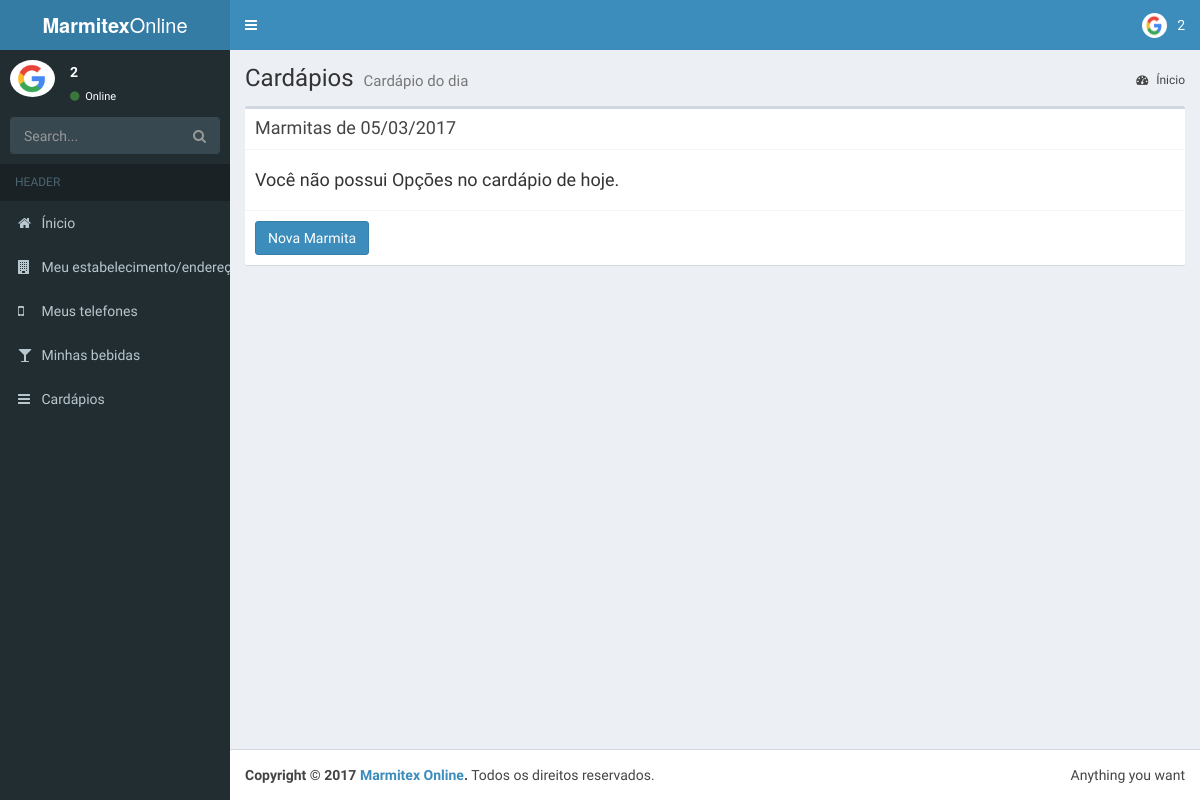
Page /sys/menus.php (signed in) on the earlier database version.
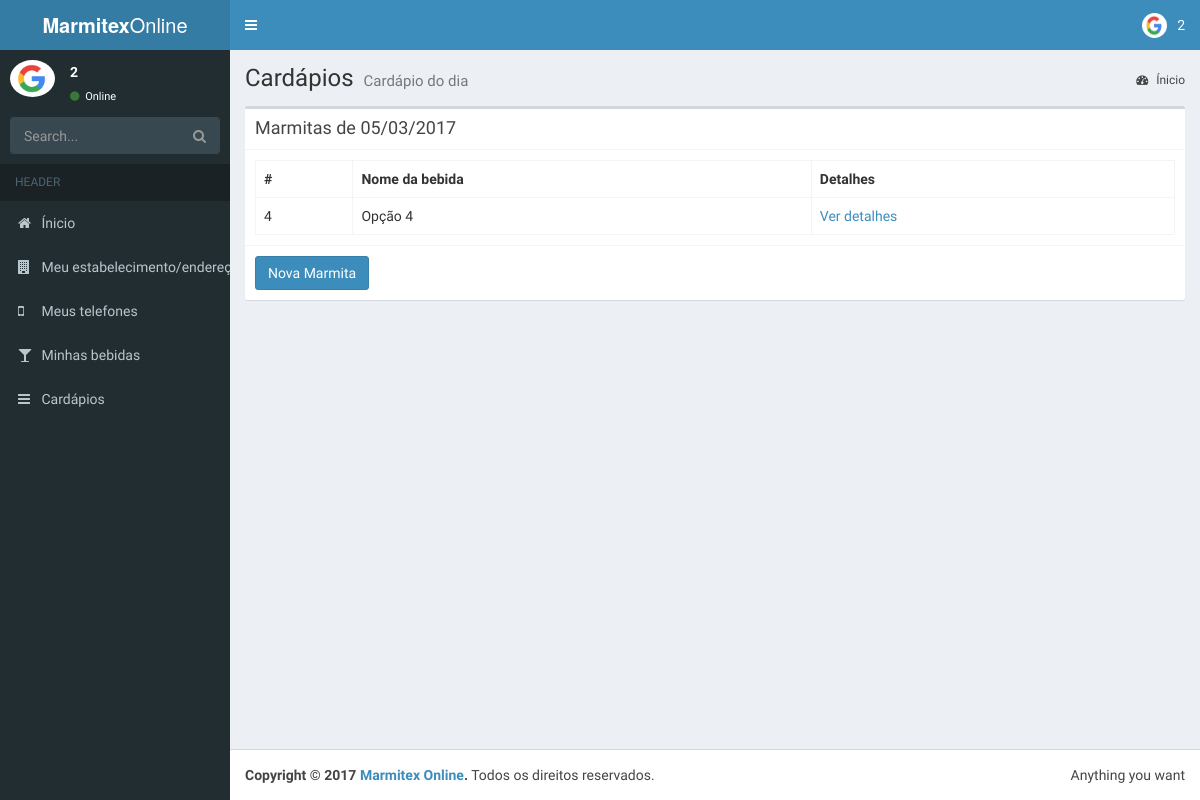
Same page on the later database version.
### tables this page shows
CREATE TABLE `user_f` (
  `id` int(11) NOT NULL,
  `id_user` int(11) NOT NULL,
  `user_cpf` varchar(100) NOT NULL,
  `user_name` varchar(100) NOT NULL,
  `logo_address` varchar(100) NOT NULL,
  `start_hour` varchar(45) NOT NULL,
  `finish_hour` varchar(45) NOT NULL,
  `make_delivery` tinyint(1) NOT NULL,
  `cep` varchar(45) NOT NULL,
  `city` varchar(100) NOT NULL,
  `uf` varchar(10) NOT NULL,
  `street` varchar(100) NOT NULL,
  `number` int(11) NOT NULL,
  `nboor` varchar(100) NOT NULL,
  `complement` varchar(100) NOT NULL
);

CREATE TABLE `pots` (
  `id` int(11) NOT NULL,
  `id_user` int(11) NOT NULL,
  `delivery_time` varchar(45) NOT NULL,
  `mini_size` varchar(45) NOT NULL,
  `normal_size` varchar(45) NOT NULL,
  `big_size` varchar(45) NOT NULL,
  `entry_date` date NOT NULL
);

### sys/menus.php (the view, shortened to what this page needs)
<!DOCTYPE html>
<html>
<head>
  <link rel="stylesheet" href="../components_sys/bootstrap/css/bootstrap.min.css">
  <link rel="stylesheet" href="https://cdnjs.cloudflare.com/ajax/libs/font-awesome/4.5.0/css/font-awesome.min.css">
  <link rel="stylesheet" href="https://cdnjs.cloudflare.com/ajax/libs/ionicons/2.0.1/css/ionicons.min.css">
  <link rel="stylesheet" href="../components_sys/dist/css/AdminLTE.min.css">
  <link rel="stylesheet" href="../components_sys/dist/css/skins/skin-blue.min.css">
</head>
<body class="hold-transition skin-blue sidebar-mini">
  <?php require("layout/layout.php"); ?>
<div class="wrapper">
  <?php
  topmenu();
  aside();
  ?>
  <div class="content-wrapper">
    <section class="content-header">
      <h1>
        Cardápios
        <small>Cardápio do dia</small>
      </h1>
      <ol class="breadcrumb">
        <li><a href="#"><i class="fa fa-dashboard"></i> Ínicio</a></li>
      </ol>
    </section>
    <section class="content">
      <div class="box">
              <div class="box-header with-border">
                <h3 class="box-title">Marmitas de <?php echo date('d/m/Y');?></h3>
              </div>
              <div class="box-body">
                <?php
                require("../connection/bd_connection.php");
                $SQL = "SELECT * FROM pots WHERE id_user = '".$_SESSION['id_user']."' AND entry_date=CURDATE()";
                $result = mysqli_query($con, $SQL) or die(mysqli_error($con));
                if(mysqli_num_rows($result) > 0){
                  ?>
                  <table class="table table-bordered">
                      <tbody><tr>
                        <th>#</th>
                        <th>Nome da bebida</th>
                        <th>Detalhes</th>
                      </tr>
                      <?php
                      while($row = mysqli_fetch_assoc($result)){
                        echo "
                            <tr>
                              <td>".$row['id']."</td>
                              <td> Opção ".$row['id']."</td>
                              <td>
                              <a href='edit_menu.php?i=".$row['id']."' class='edit_link' id='".$row['id']."'> Ver detalhes </a>
                              </td>
                            </tr>";
                      }
                       ?>
                    </tbody></table>
                  <?php
                }else{
                  echo "<h4> Você não possui Opçōes no cardápio de hoje. </h4>";
                }
                ?>
              </div>
              <div class="box-footer">
                <a href="new_pot.php" class='btn btn-primary'> Nova Marmita </a>
              </div>
            </div>
    </section>
  </div>
  <?php
  rodape();
   ?>
</div>
</body>
</html>

### sys/layout/layout.php (shortened to what this page needs)
<?php
function getImage(){
  require("../connection/bd_connection.php");
  if($_SESSION['user_type'] == 2){
    $profile_icon_null = "images/profile_icon_null.png";
    $SQL = "SELECT logo_address FROM user_f WHERE id_user = '".$_SESSION['id_user']."'";
    $result = mysqli_query($con, $SQL) or die(mysqli_error($con));
    $row = mysqli_fetch_assoc($result);
    if($row['logo_address'] != ""){
      return $row['logo_address'];
    }else{
      return $profile_icon_null;
    }
  }
}
function topmenu(){
  ?>
  <header class="main-header">
    <a href="../sys/" class="logo">
      <span class="logo-lg"><b>Marmitex</b>Online</span>
    </a>
    <nav class="navbar navbar-static-top" role="navigation">
      <a href="#" class="sidebar-toggle" data-toggle="offcanvas" role="button">
      </a>
      <div class="navbar-custom-menu">
        <ul class="nav navbar-nav">
          <li class="dropdown user user-menu">
            <a href="#" class="dropdown-toggle" data-toggle="dropdown">
              <img src="<?php echo getImage() ?>" class="user-image" alt="User Image">
              <span class="hidden-xs"><?php echo $_SESSION['name']; ?></span>
            </a>
          </li>
        </ul>
      </div>
    </nav>
  </header>
  <?php
}
  function aside(){
    ?>
    <aside class="main-sidebar">
      <section class="sidebar">
        <div class="user-panel">
          <div class="pull-left image">
            <img src="<?php echo getImage() ?>" class="img-circle" alt="User Image">
          </div>
          <div class="pull-left info">
            <p><?php echo $_SESSION['name']; ?></p>
            <a href="#"><i class="fa fa-circle text-success"></i> Online</a>
          </div>
        </div>
        <form action="#" method="get" class="sidebar-form">
          <div class="input-group">
            <input type="text" name="q" class="form-control" placeholder="Search...">
                <span class="input-group-btn">
                  <button type="submit" name="search" id="search-btn" class="btn btn-flat"><i class="fa fa-search"></i>
                  </button>
                </span>
          </div>
        </form>
        <ul class="sidebar-menu">
          <li class="header">HEADER</li>
          <li><a href="../sys/"><i class="fa fa-home"></i> <span>Ínicio</span></a></li>
          <li><a href="company.php"><i class="fa fa-building"></i> <span>Meu estabelecimento/endereço</span></a></li>
          <li><a href="phones.php"><i class="fa fa-mobile-phone"></i> <span>Meus telefones</span></a></li>
          <li><a href="drinks.php"><i class="fa fa-glass"></i> <span>Minhas bebidas</span></a></li>
          <li><a href="menus.php"><i class="fa fa-bars"></i> <span>Cardápios</span></a></li>
        </ul>
      </section>
    </aside>
    <?php
  }
  function rodape(){
  ?>
    <footer class="main-footer">
      <div class="pull-right hidden-xs">
        Anything you want
      </div>
      <strong>Copyright &copy; 2017 <a href="#">Marmitex Online</a>.</strong> Todos os direitos reservados.
    </footer>
    <?php
  }
 ?>

Differences in the rows shown:
added pots: id "4"
Other differences:
text no longer shown: "Você não possui Opçōes no cardápio de hoje."
text now shown: "# Nome da bebida Detalhes"
